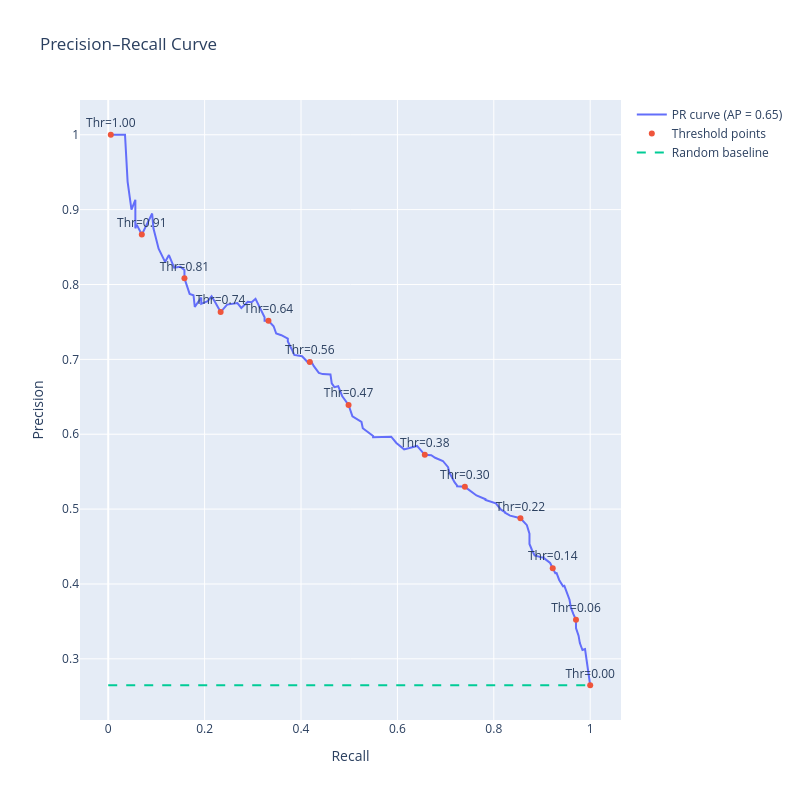

Notebook code for this chart:
### Markdown cell above
# PR Curve

### Code cell
from sklearn.metrics import precision_recall_curve, average_precision_score
import plotly.graph_objects as go
import numpy as np
# Compute precision, recall, thresholds
precision, recall, pr_thresholds = precision_recall_curve(y_test, y_prob)
# Average Precision (PR-AUC)
pr_auc = average_precision_score(y_test, y_prob)
# PR curve
trace0 = go.Scatter(
    x=recall,
    y=precision,
    mode='lines',
    name=f'PR curve (AP = {pr_auc:.2f})'
)
# Mark some threshold points (avoid clutter)
n = 10
indices = np.arange(len(pr_thresholds)) % n == 0
trace1 = go.Scatter(
    x=recall[:-1][indices],   # precision_recall_curve gives 1 extra precision value
    y=precision[:-1][indices],
    mode='markers+text',
    name='Threshold points',
    text=[f"Thr={t:.2f}" for t in pr_thresholds[indices]],
    textposition='top center'
)
# Baseline = fraction of positives (churn rate)
baseline = y_test.mean()
trace2 = go.Scatter(
    x=[0, 1],
    y=[baseline, baseline],
    mode='lines',
    name='Random baseline',
    line=dict(dash='dash')
)
# Layout
layout = go.Layout(
    title='Precision–Recall Curve',
    xaxis=dict(title='Recall'),
    yaxis=dict(title='Precision'),
    autosize=False,
    width=800,
    height=800,
    showlegend=True
)
fig_pr = go.Figure(data=[trace0, trace1, trace2], layout=layout)
fig_pr.show()

### Figure 1 — Plotly figure (JSON) as saved in the notebook; plotly's stock layout.template omitted (floating-point values rounded to 4 significant figures)
{"data": [{"mode": "lines", "name": "PR curve (AP = 0.65)", "type": "scatter", "x": [1.0, 0.992, 0.9893, 0.9866, 0.9839, 0.9786, 0.9759, 0.9759, 0.9705, 0.9705, 0.9705, 0.9651, 0.9598, 0.9571, 0.9517, 0.9464, 0.9437, 0.9357, 0.9303, 0.9276, 0.9223, 0.9169, 0.9035, 0.9035, 0.9008, 0.8847, 0.8794, 0.874, 0.874, 0.8686, 0.8552, 0.8338, 0.8231, 0.8231, 0.815, 0.8043, 0.7828, 0.7828, 0.7641, 0.7507, 0.7399, 0.7239, 0.7239, 0.7185, 0.7078, 0.7078, 0.7051, 0.6944, 0.6783, 0.6702, 0.6568, 0.6408, 0.6139, 0.5979, 0.5871, 0.5496, 0.5496, 0.5282, 0.5255, 0.5067, 0.4987, 0.4853, 0.4772, 0.4692, 0.4638, 0.4611, 0.445, 0.437, 0.4263, 0.4209, 0.4182, 0.4155, 0.4021, 0.3861, 0.3807, 0.3727, 0.3727, 0.3592, 0.3485, 0.3432, 0.3324, 0.3244, 0.3244, 0.311, 0.3056, 0.2976, 0.2895, 0.2761, 0.2681, 0.2466, 0.2332, 0.2225, 0.2145, 0.2064, 0.193, 0.193, 0.1903, 0.1796, 0.1769, 0.1689, 0.1582, 0.1582, 0.1501, 0.1367, 0.126, 0.118, 0.1046, 0.0992, 0.09383, 0.09115, 0.06971, 0.05898, 0.0563, 0.0563, 0.04826, 0.04021, 0.03485, 0.02949, 0.02145, 0.01609, 0.005362, 0.0], "y": [0.2647, 0.2974, 0.313, 0.3124, 0.3118, 0.321, 0.3306, 0.3309, 0.3412, 0.3515, 0.3521, 0.3596, 0.3687, 0.379, 0.3876, 0.3975, 0.3968, 0.4053, 0.4146, 0.4144, 0.4211, 0.428, 0.4348, 0.4354, 0.4352, 0.4382, 0.445, 0.4534, 0.467, 0.4786, 0.4878, 0.4913, 0.4952, 0.496, 0.4992, 0.5076, 0.5123, 0.5132, 0.5182, 0.5243, 0.5298, 0.5305, 0.5315, 0.536, 0.5477, 0.5489, 0.556, 0.5643, 0.5685, 0.5721, 0.5724, 0.5844, 0.5797, 0.5884, 0.5967, 0.5959, 0.5977, 0.608, 0.6164, 0.6238, 0.6392, 0.6511, 0.6642, 0.6629, 0.668, 0.6798, 0.6803, 0.682, 0.6913, 0.6978, 0.6964, 0.6951, 0.7042, 0.7059, 0.7136, 0.724, 0.7277, 0.7322, 0.7345, 0.7442, 0.7515, 0.7516, 0.7562, 0.7733, 0.7808, 0.7762, 0.777, 0.7687, 0.7752, 0.7731, 0.7632, 0.7757, 0.7843, 0.7778, 0.7742, 0.7826, 0.7802, 0.7701, 0.7857, 0.7875, 0.8082, 0.8194, 0.8235, 0.8226, 0.8393, 0.8302, 0.8478, 0.8605, 0.875, 0.8947, 0.8667, 0.88, 0.875, 0.913, 0.9, 0.9375, 1.0, 1.0, 1.0, 1.0, 1.0, 1.0]}, {"mode": "markers+text", "name": "Threshold points", "text": ["Thr=0.00", "Thr=0.06", "Thr=0.14", "Thr=0.22", "Thr=0.30", "Thr=0.38", "Thr=0.47", "Thr=0.56", "Thr=0.64", "Thr=0.74", "Thr=0.81", "Thr=0.91", "Thr=1.00"], "textposition": "top center", "type": "scatter", "x": [1.0, 0.9705, 0.9223, 0.8552, 0.7399, 0.6568, 0.4987, 0.4182, 0.3324, 0.2332, 0.1582, 0.06971, 0.005362], "y": [0.2647, 0.3521, 0.4211, 0.4878, 0.5298, 0.5724, 0.6392, 0.6964, 0.7515, 0.7632, 0.8082, 0.8667, 1.0]}, {"line": {"dash": "dash"}, "mode": "lines", "name": "Random baseline", "type": "scatter", "x": [0, 1], "y": [0.2647, 0.2647]}], "layout": {"autosize": false, "height": 800, "showlegend": true, "title": {"text": "Precision–Recall Curve"}, "width": 800, "xaxis": {"title": {"text": "Recall"}}, "yaxis": {"title": {"text": "Precision"}}}}
